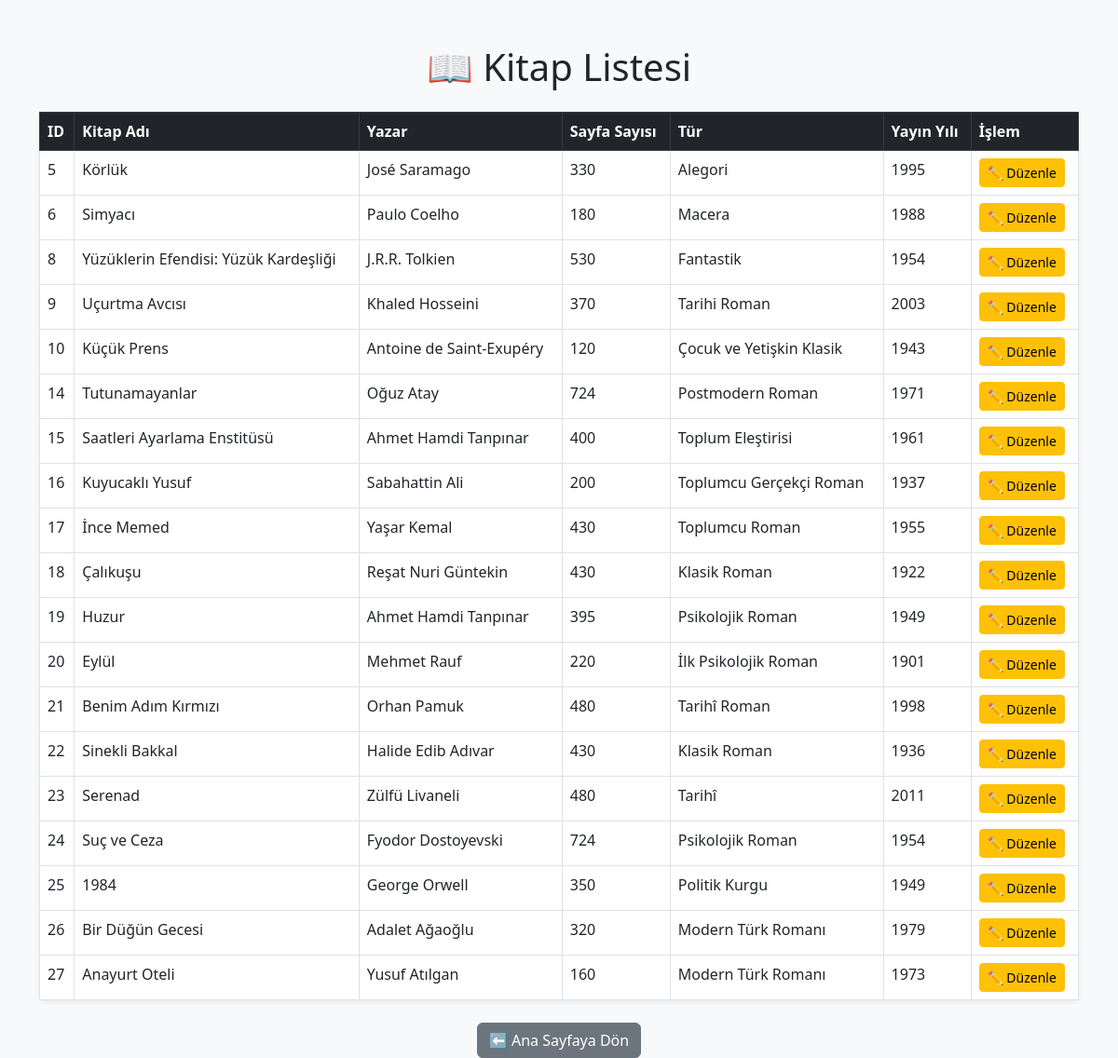
Page /list/ on the committed database.
### books/models.py (models this page shows, shortened)
class Book_Management(models.Model):
    book_name=models.CharField(max_length=50)
    author=models.CharField(max_length=50)
    page=models.PositiveIntegerField()
    type=models.CharField(max_length=50)
    publication_date=models.PositiveSmallIntegerField(choices=year_choices, default=datetime.date.today().year)

### books/views.py (the view)
# urls.py: path('list/', views.list_book, name='list_book'),
def list_book(request):
        books=Book_Management.objects.all()
        return render(request, 'books/list_book.html', {'books':books})

### books/templates/books/list_book.html (shortened to what this page needs)
<!DOCTYPE html>
<html lang="en">
<head>
    <link href="https://cdn.jsdelivr.net/npm/bootstrap@5.3.0/dist/css/bootstrap.min.css" rel="stylesheet">
</head>
<body class="bg-light">
    <div class="container mt-5">
        <h1 class="text-center mb-4">📖 Kitap Listesi</h1>
        {% if books %}
            <table class="table table-bordered table-hover shadow-sm rounded-3 bg-white">
                <thead class="table-dark">
                    <tr>
                        <th>ID</th>
                        <th>Kitap Adı</th>
                        <th>Yazar</th>
                        <th>Sayfa Sayısı</th>
                        <th>Tür</th>
                        <th>Yayın Yılı</th>
                        <th>İşlem</th>
                    </tr>
                </thead>
                <tbody>
                    {% for book in books %}
                        <tr>
                            <td>{{ book.id }}</td>
                            <td>{{ book.book_name }}</td>
                            <td>{{ book.author }}</td>
                            <td>{{ book.page }}</td>
                            <td>{{ book.type }}</td>
                            <td>{{ book.publication_date }}</td>
                            <td>
                                <a href="{% url 'edit_book' book.id %}" class="btn btn-sm btn-warning">✏ Düzenle</a>
                            </td>
                        </tr>
                    {% endfor %}
                </tbody>
            </table>
        {% else %}
            <div class="alert alert-info text-center">
                Şu anda kayıtlı kitap bulunmamaktadır.
            </div>
        {% endif %}
        <div class="text-center mt-4">
            <a href="{% url 'home' %}" class="btn btn-secondary">⬅ Ana Sayfaya Dön</a>
        </div>
    </div>
</body>
</html>

### rows in the picture
Book_Management: id "5", book_name "Körlük", author "José Saramago", page "330", type "Alegori", publication_date "1995"
Book_Management: id "6", book_name "Simyacı", author "Paulo Coelho", page "180", type "Macera", publication_date "1988"
Book_Management: id "8", book_name "Yüzüklerin Efendisi: Yüzük Kardeşliği", author "J.R.R. Tolkien", page "530", type "Fantastik", publication_date "1954"
Book_Management: id "9", book_name "Uçurtma Avcısı", author "Khaled Hosseini", page "370", type "Tarihi Roman", publication_date "2003"
Book_Management: id "10", book_name "Küçük Prens", author "Antoine de Saint-Exupéry", page "120", type "Çocuk ve Yetişkin Klasik", publication_date "1943"
Book_Management: id "14", book_name "Tutunamayanlar", author "Oğuz Atay", page "724", type "Postmodern Roman", publication_date "1971"
Book_Management: id "15", book_name "Saatleri Ayarlama Enstitüsü", author "Ahmet Hamdi Tanpınar", page "400", type "Toplum Eleştirisi", publication_date "1961"
Book_Management: id "16", book_name "Kuyucaklı Yusuf", author "Sabahattin Ali", page "200", type "Toplumcu Gerçekçi Roman", publication_date "1937"
Book_Management: id "17", book_name "İnce Memed", author "Yaşar Kemal", page "430", type "Toplumcu Roman", publication_date "1955"
Book_Management: id "18", book_name "Çalıkuşu", author "Reşat Nuri Güntekin", page "430", type "Klasik Roman", publication_date "1922"
Book_Management: id "19", book_name "Huzur", author "Ahmet Hamdi Tanpınar", page "395", type "Psikolojik Roman", publication_date "1949"
Book_Management: id "20", book_name "Eylül", author "Mehmet Rauf", page "220", type "İlk Psikolojik Roman", publication_date "1901"
Book_Management: id "21", book_name "Benim Adım Kırmızı", author "Orhan Pamuk", page "480", type "Tarihî Roman", publication_date "1998"
Book_Management: id "22", book_name "Sinekli Bakkal", author "Halide Edib Adıvar", page "430", type "Klasik Roman", publication_date "1936"
Book_Management: id "23", book_name "Serenad", author "Zülfü Livaneli", page "480", type "Tarihî", publication_date "2011"
Book_Management: id "24", book_name "Suç ve Ceza", author "Fyodor Dostoyevski", page "724", type "Psikolojik Roman", publication_date "1954"
Book_Management: id "25", book_name "1984", author "George Orwell", page "350", type "Politik Kurgu", publication_date "1949"
Book_Management: id "26", book_name "Bir Düğün Gecesi", author "Adalet Ağaoğlu", page "320", type "Modern Türk Romanı", publication_date "1979"
Book_Management: id "27", book_name "Anayurt Oteli", author "Yusuf Atılgan", page "160", type "Modern Türk Romanı", publication_date "1973"
